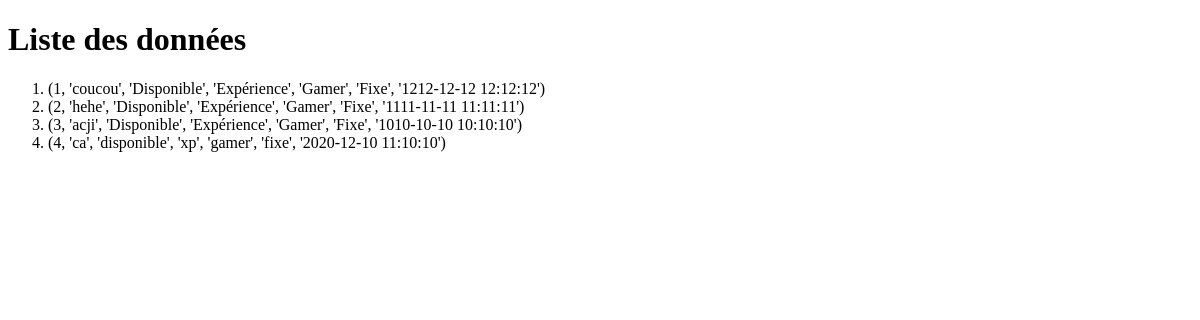
/show_all, run on an earlier commit of the app's database.
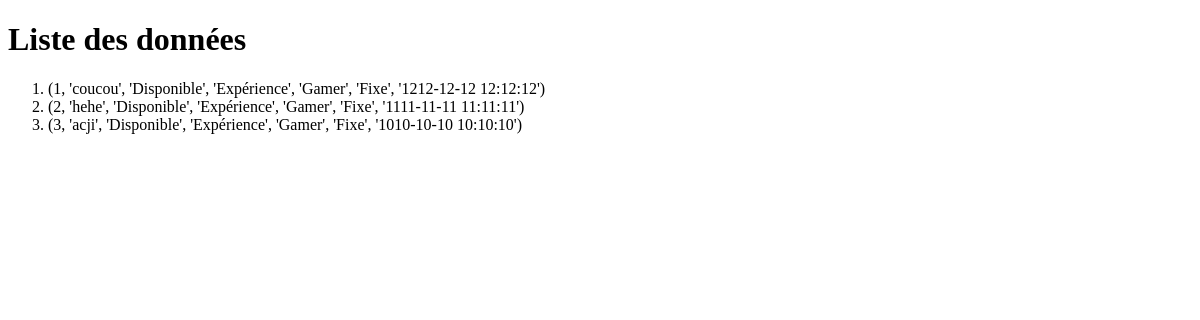
And on a later commit of the database.
### tables this page shows
CREATE TABLE pc (
        id INTEGER PRIMARY KEY,
        name TEXT,
        état INTEGER,
        type_experience INTEGER,
        type_pc INTEGER,
        portabilité INTEGER,
        date TEXT
    );

### Front_end.py (the view)
@app.route("/show_all")
def Show_all(): #Littéralement la même, sauf..
    cursor = mod_db() #Je dois juste accéder à la DB
    cursor.execute("SELECT * FROM pc")
    rows = cursor.fetchall()
    return render_template("doc.html", info_table=rows)

### Front_end.py (called while the page is built)
def mod_db():
    db = sqlite3.connect("Alpha_version/Base_de_donnée.db") #Car Flask est continu, alors que mon prog originel ne s'active qu'une fois.
    cursor = db.cursor()
    return cursor

### templates/doc.html (shortened to what this page needs)
<!doctype html>
<html>
    <head>
    </head>
    <body>
        <h1>Liste des données </h1>
        <ol>
            {%for rows in info_table%}
                <li>{{rows}} </li>
            {%endfor%}
        </ol>
    </body>
</html>

What changed in the data, as far as the page shows it:
removed pc: rows "(4, 'ca', 'disponible', 'xp', 'gamer', 'fixe', '2020-12-10 11:10:10')"
